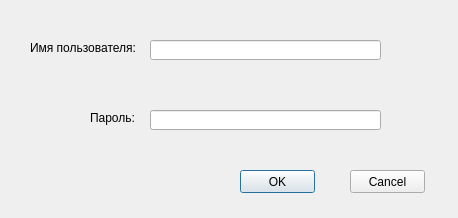
<?xml version="1.0" encoding="UTF-8"?>
<ui version="4.0">
 <class>Dialog</class>
 <widget class="QDialog" name="Dialog">
  <property name="geometry">
   <rect>
    <x>0</x>
    <y>0</y>
    <width>458</width>
    <height>218</height>
   </rect>
  </property>
  <property name="windowTitle">
   <string>Вход</string>
  </property>
  <widget class="QPushButton" name="pushButton">
   <property name="geometry">
    <rect>
     <x>240</x>
     <y>170</y>
     <width>75</width>
     <height>23</height>
    </rect>
   </property>
   <property name="text">
    <string>OK</string>
   </property>
  </widget>
  <widget class="QPushButton" name="pushButton_2">
   <property name="geometry">
    <rect>
     <x>350</x>
     <y>170</y>
     <width>75</width>
     <height>23</height>
    </rect>
   </property>
   <property name="text">
    <string>Cancel</string>
   </property>
  </widget>
  <widget class="QLabel" name="label">
   <property name="geometry">
    <rect>
     <x>30</x>
     <y>40</y>
     <width>111</width>
     <height>16</height>
    </rect>
   </property>
   <property name="text">
    <string>Имя пользователя:</string>
   </property>
  </widget>
  <widget class="QLabel" name="label_2">
   <property name="geometry">
    <rect>
     <x>90</x>
     <y>110</y>
     <width>61</width>
     <height>16</height>
    </rect>
   </property>
   <property name="text">
    <string>Пароль:</string>
   </property>
  </widget>
  <widget class="QLineEdit" name="lineEdit">
   <property name="geometry">
    <rect>
     <x>150</x>
     <y>40</y>
     <width>231</width>
     <height>20</height>
    </rect>
   </property>
  </widget>
  <widget class="QLineEdit" name="lineEdit_2">
   <property name="geometry">
    <rect>
     <x>150</x>
     <y>110</y>
     <width>231</width>
     <height>20</height>
    </rect>
   </property>
  </widget>
  <widget class="QLabel" name="label_3">
   <property name="geometry">
    <rect>
     <x>10</x>
     <y>170</y>
     <width>221</width>
     <height>16</height>
    </rect>
   </property>
   <property name="text">
    <string/>
   </property>
  </widget>
 </widget>
 <resources/>
 <connections/>
</ui>
